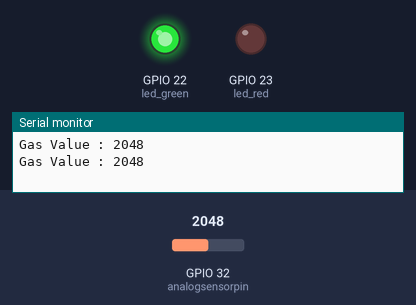
The sketch below on a simulated ESP32. Parts: output pins drawn as LEDs (lit = HIGH), the last lines printed to the serial monitor. The inputs (shaded band) are chosen by the test bench; at power-on: GPIO 32 (analogsensorpin) = 2048.

Above: at 3.1 s.
3.2 s: GPIO 32 (analogsensorpin) set to 531
5.1 s: GPIO 32 (analogsensorpin) set to 461
At 6.5 s:
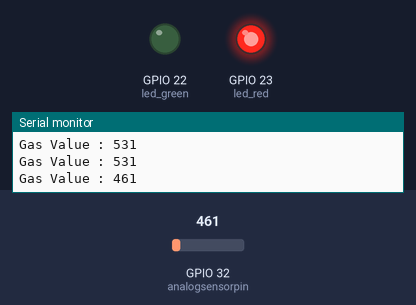
7.4 s: GPIO 32 (analogsensorpin) set to 1228
At 9.1 s:
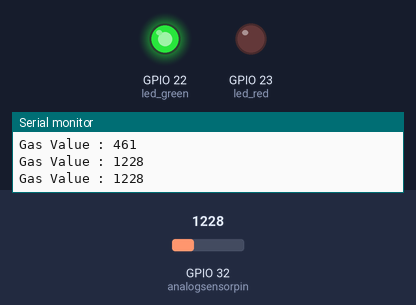
9.4 s: GPIO 32 (analogsensorpin) set to 491
At 10.9 s:
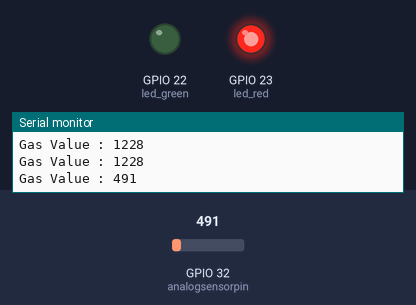
Timing chart, 0 to 12.4 s (numbered marks = the images above; inputs shaded):
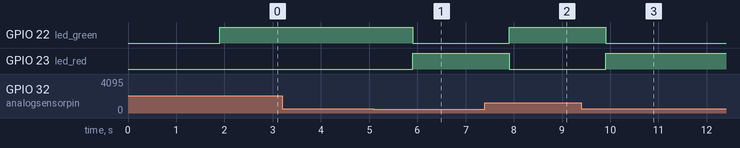

Measured:
- the behaviour switches between 500 and 499 on GPIO 32 (analogsensorpin) (found by bisection; images 0 and 1)
- after the input at 5.1 s, GPIO 22 (led_green): HIGH → LOW after 0.81 s; GPIO 23 (led_red): LOW → HIGH after 0.81 s
- after the input at 7.4 s, GPIO 22 (led_green): LOW → HIGH after 0.51 s; GPIO 23 (led_red): HIGH → LOW after 0.51 s
- after the input at 9.4 s, GPIO 22 (led_green): HIGH → LOW after 0.51 s; GPIO 23 (led_red): LOW → HIGH after 0.51 s

The sketch:

01-BLYNK_2.0_ANALOG_GAS.ino
```cpp
// (licence header left out)
// Fill-in information from your Blynk Template here
#define BLYNK_TEMPLATE_ID "TMPL6KIggV9ie"
#define BLYNK_TEMPLATE_NAME "Gas Monitoring"

#define BLYNK_FIRMWARE_VERSION        "0.1.0"
#define BLYNK_PRINT Serial
#define APP_DEBUG
#include "BlynkEdgent.h"

//pinout declaratiorn
#define analogsensorpin 32 //change to where analog sensor is connected
#define led_red 23
#define led_green 22

#define treshold 500 //change the treshold value according to your sensor


void setup()
{
  Serial.begin(115200);
  delay(100);
  pinMode(led_red,OUTPUT);
  pinMode(led_green,OUTPUT);
  BlynkEdgent.begin();
}

void loop() {
  BlynkEdgent.run();

  int analogvalue = analogRead(analogsensorpin);

  Blynk.virtualWrite(V1,analogvalue);

  //print value to Serial Monitor

  Serial.print("Gas Value : "); //change this to what you measure
  Serial.println(analogvalue);


  //led indicator process at the edge

  //chage the comparator on what are you measure
  if(analogvalue < treshold){
    digitalWrite(led_red,HIGH);
    digitalWrite(led_green,LOW);
  }
  else
  {
    digitalWrite(led_red,LOW);
    digitalWrite(led_green,HIGH);

  }

  delay(1000);
}
```
